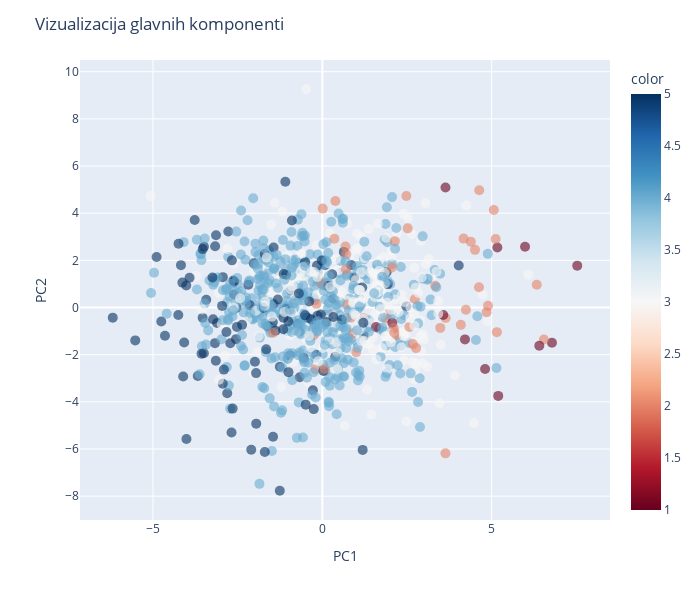

The cell this chart's notebook holds for it:
### Markdown cell above
Ukratko, primenili smo PCA i trenirali model. Rezultati PCA algoritma ukazuju da su energičnost, pripremljenost i agresivnost glavne komponente koje utiču na nivo sreće.

### Vizualizacija PCA
Možemo prikazati prve 2 ili 3 komponente na grafiku, gde svaka tačka predstavlja osobu (svaki red u podacima sadrži odgovore osobe). Grafik jasno prikazuje strukturu u podacima.
Crvene tačke označavaju nizak nivo sreće, dok plave tačke predstavljaju visok nivo sreće.
PC1 - aktivnost raste kako vrednosti opadaju.
PC2 - pripremljenost raste kako vrednosti rastu.

Na 2D grafiku uočavamo da srećne osobe imaju nisku vrednost za prvu i drugu komponentu (aktivne i manje pripremljene osobe). 
Na 3D grafiku vidimo da srećne osobe imaju nisku vrednost za prvu, drugu i treću komponentu (aktivne, manje pripremljene i neagresivne osobe). 

Primetimo da prva komponenta ima veći uticaj na nivo sreće u odnosu na drugu.

### Code cell
visualize_principal_components(principal_components, n_principal_components=2, target_col=df['Happiness in life'])

### Figure 1 — Plotly figure (JSON) as saved in the notebook; plotly's stock layout.template omitted (floating-point values rounded to 4 significant figures; data arrays with more than 128 entries replaced by an {"elided": "..."} marker saying what was removed)
{"data": [{"hovertemplate": "x=%{x}<br>y=%{y}<br>color=%{marker.color}<extra></extra>", "legendgroup": "", "marker": {"color": {"elided": "864 int values"}, "coloraxis": "coloraxis", "opacity": 0.6, "size": 10, "symbol": "circle"}, "mode": "markers", "name": "", "orientation": "v", "showlegend": false, "type": "scatter", "x": {"elided": "864 float values"}, "xaxis": "x", "y": {"elided": "864 float values"}, "yaxis": "y"}], "layout": {"coloraxis": {"colorbar": {"title": {"text": "color"}}, "colorscale": [[0, "rgb(103,0,31)"], [0.1, "rgb(178,24,43)"], [0.2, "rgb(214,96,77)"], [0.3, "rgb(244,165,130)"], [0.4, "rgb(253,219,199)"], [0.5, "rgb(247,247,247)"], [0.6, "rgb(209,229,240)"], [0.7, "rgb(146,197,222)"], [0.8, "rgb(67,147,195)"], [0.9, "rgb(33,102,172)"], [1, "rgb(5,48,97)"]]}, "height": 600, "legend": {"tracegroupgap": 0}, "margin": {"t": 60}, "title": {"text": "Vizualizacija glavnih komponenti"}, "width": 700, "xaxis": {"anchor": "y", "domain": [0, 1], "title": {"text": "PC1"}}, "yaxis": {"anchor": "x", "domain": [0, 1], "title": {"text": "PC2"}}}}
